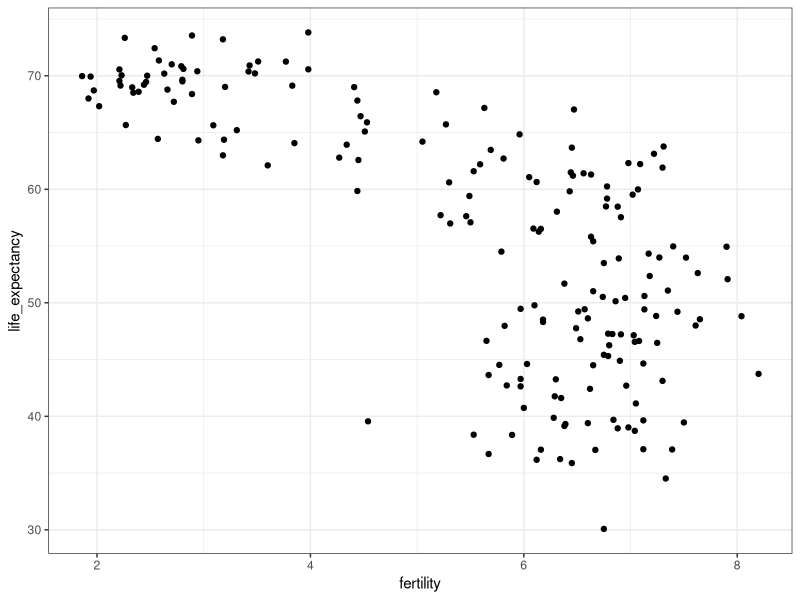
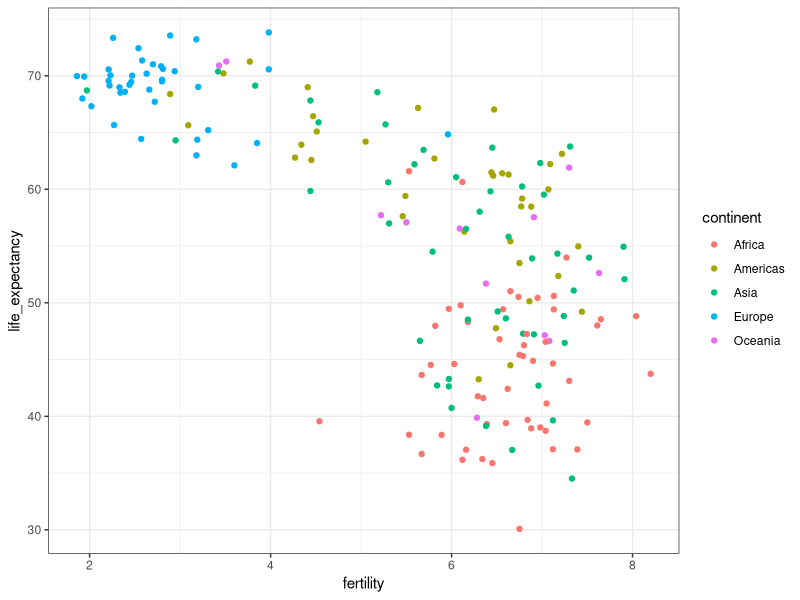
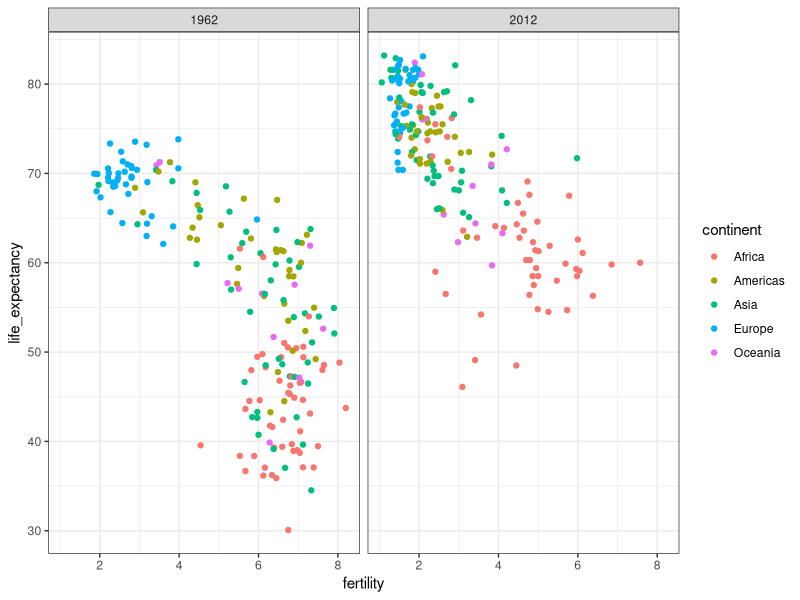
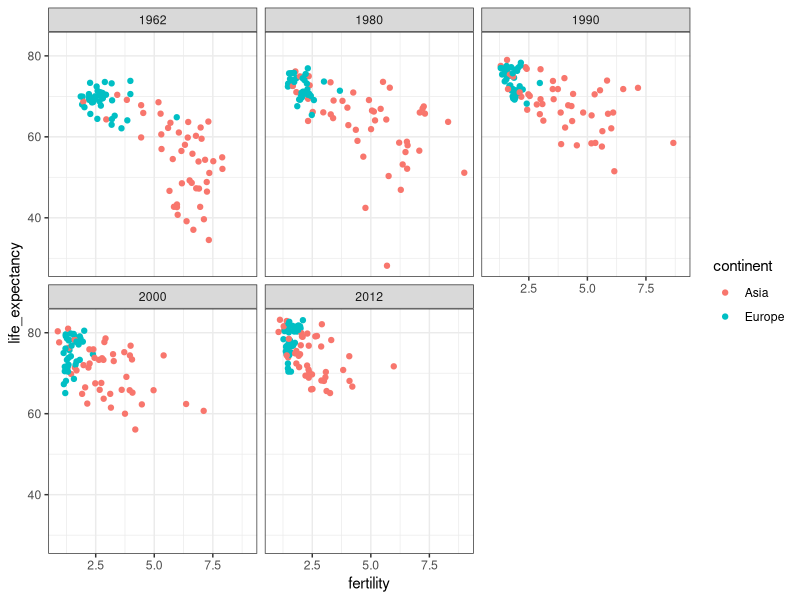
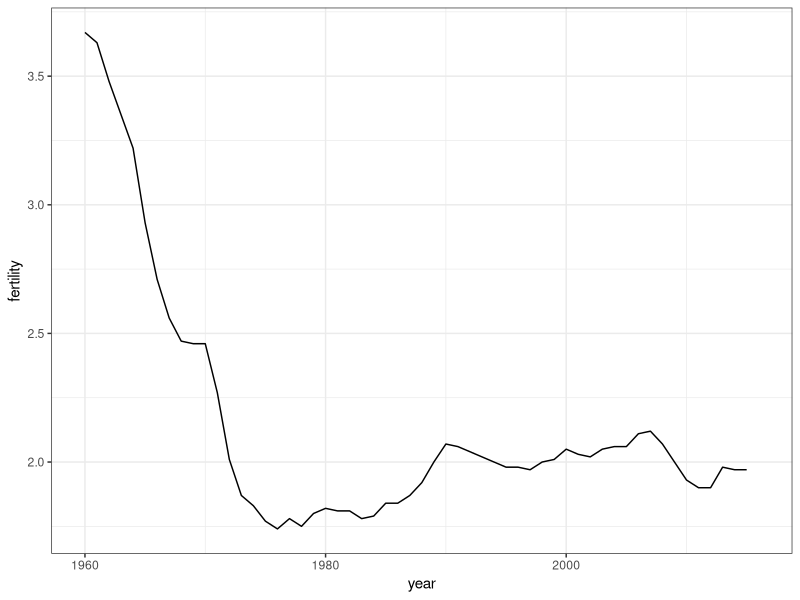
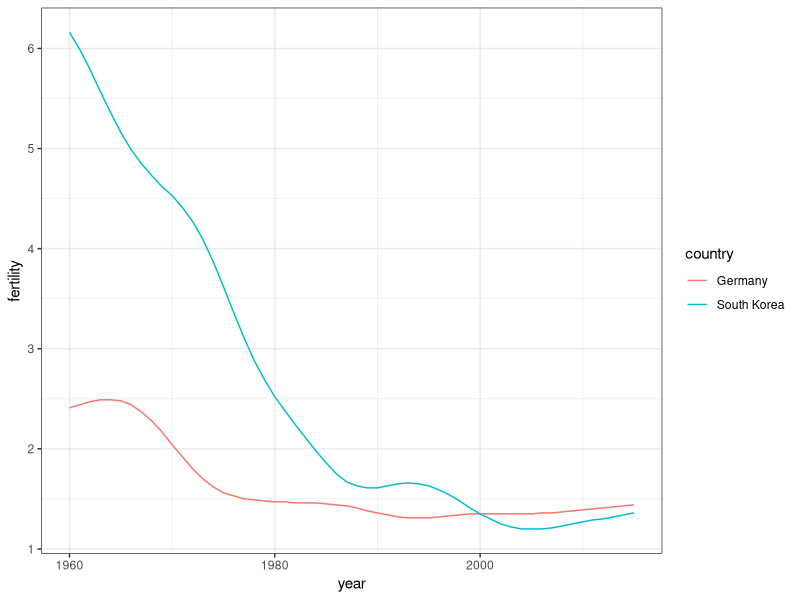
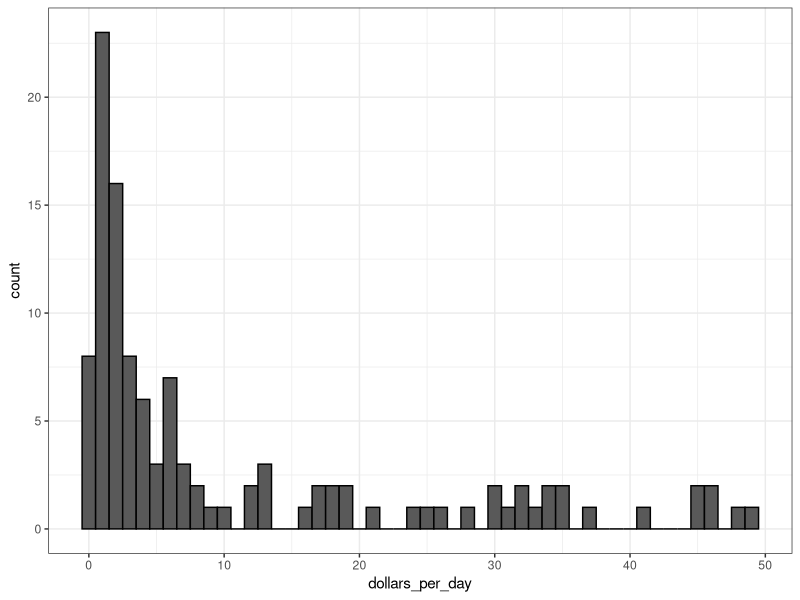
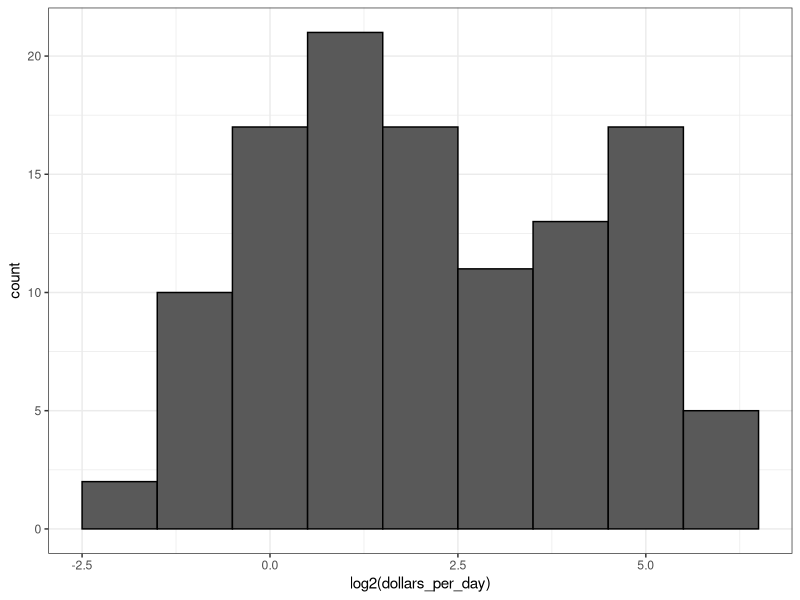

Reproduce these figures in R, in order.
## ---- chunk 1
library(tidyverse)
library(dslabs)
data(gapminder)
gapminder %>% as_tibble()
## ---- chunk 2
ds_theme_set()
filter(gapminder, year == 1962) %>%
  ggplot(aes(fertility, life_expectancy)) +
  geom_point()
## ---- chunk 3
filter(gapminder, year == 1962) %>%
  ggplot( aes(fertility, life_expectancy, color = continent)) +
  geom_point() 
## ---- chunk 4
filter(gapminder, year%in%c(1962, 2012)) %>%
  ggplot(aes(fertility, life_expectancy, col = continent)) +
  geom_point() +
  facet_grid(. ~ year)
## ---- chunk 5
years <- c(1962, 1980, 1990, 2000, 2012)
continents <- c("Europe", "Asia")
gapminder %>% 
  filter(year %in% years & continent %in% continents) %>%
  ggplot( aes(fertility, life_expectancy, col = continent)) +
  geom_point() +
  facet_wrap(~year) 
## ---- chunk 6
gapminder %>% 
  filter(country == "United States") %>% 
  ggplot(aes(year, fertility)) +
  geom_line()
## ---- chunk 7
countries <- c("South Korea","Germany")

gapminder %>% filter(country %in% countries & !is.na(fertility)) %>% 
  ggplot(aes(year, fertility, col = country)) +
  geom_line()
## ---- chunk 8
gapminder <- gapminder %>%  mutate(dollars_per_day = gdp/population/365)
## ---- chunk 9
past_year <- 1970
gapminder %>% 
  filter(year == past_year & !is.na(gdp)) %>%
  ggplot(aes(dollars_per_day)) + 
  geom_histogram(binwidth = 1, color = "black")
## ---- chunk 10
gapminder %>% 
  filter(year == past_year & !is.na(gdp)) %>%
  ggplot(aes(log2(dollars_per_day))) + 
  geom_histogram(binwidth = 1, color = "black")
## ---- chunk 11
gapminder %>% 
  filter(year == past_year) %>%
  ggplot(aes(log10(population))) +
  geom_histogram(binwidth = 0.5, color = "black")
## ---- chunk 12
p <- gapminder %>% 
  filter(year == past_year & !is.na(gdp)) %>%
  mutate(region = reorder(region, dollars_per_day, FUN = median)) %>%
  ggplot(aes(region, dollars_per_day)) +
  geom_point() +
  theme(axis.text.x = element_text(angle = 90, hjust = 1)) 
p
## ---- chunk 13
p + scale_y_continuous(trans = "log2")
## ---- chunk 14
gapminder <- gapminder %>% 
  mutate(group = case_when(
    region %in% c("Western Europe", "Northern Europe","Southern Europe", 
                    "Northern America", "Australia and New Zealand") ~ "West",
    region %in% c("Eastern Asia", "South-Eastern Asia") ~ "East Asia",
    region %in% c("Caribbean", "Central America", "South America") ~ "Latin America",
    continent == "Africa" & region != "Northern Africa" ~ "Sub-Saharan Africa",
    TRUE ~ "Others"))

gapminder <- gapminder %>% 
  mutate(group = factor(group, 
                        levels = c("Others", "Latin America", "East Asia", "Sub-Saharan Africa", "West")))
## ---- chunk 15
p <- gapminder %>% 
  filter(year == past_year & !is.na(gdp)) %>%
  ggplot(aes(group, dollars_per_day)) +
  geom_boxplot() +
  theme(axis.text.x = element_text(angle = 90, hjust = 1)) +
  scale_y_continuous(trans = "log2") +
  xlab("")
p 
## ---- chunk 16
past_year <- 1970
present_year <- 2010
country_list_1 <- gapminder %>% 
  filter(year == past_year & !is.na(dollars_per_day)) %>% 
  pull(country)

country_list_2 <- gapminder %>% 
  filter(year == present_year & !is.na(dollars_per_day)) %>% 
  pull(country)
      
country_list <- intersect(country_list_1, country_list_2)

gapminder %>% 
  filter(year %in% c(past_year, present_year) & !is.na(gdp) & country %in% country_list) %>%
  mutate(west = ifelse(group == "West", "West", "Developing")) %>%
  ggplot(aes(dollars_per_day)) +
  geom_histogram(binwidth = 1, color = "black") +
  scale_x_continuous(trans = "log2") + 
  facet_grid(year ~ west)
## ---- chunk 17
gapminder %>% 
  filter(year %in% c(past_year, present_year) & country %in% country_list) %>%
  mutate(year = factor(year)) %>%
  ggplot(aes(group, dollars_per_day, fill = year)) +
  geom_boxplot() +
  theme(axis.text.x = element_text(angle = 90, hjust = 1)) +
  scale_y_continuous(trans = "log2") +
  xlab("") 
## ---- chunk 18
p <- gapminder %>% 
  filter(year %in% c(past_year, present_year) & country %in% country_list) %>%
  mutate(group = ifelse(group == "West", "West", "Developing")) %>%
  ggplot(aes(dollars_per_day, y = ..count.., fill = group)) +
  scale_x_continuous(trans = "log2", limit = c(0.125, 300))

p + geom_density(alpha = 0.2, bw = 0.75) + facet_grid(year ~ .)
